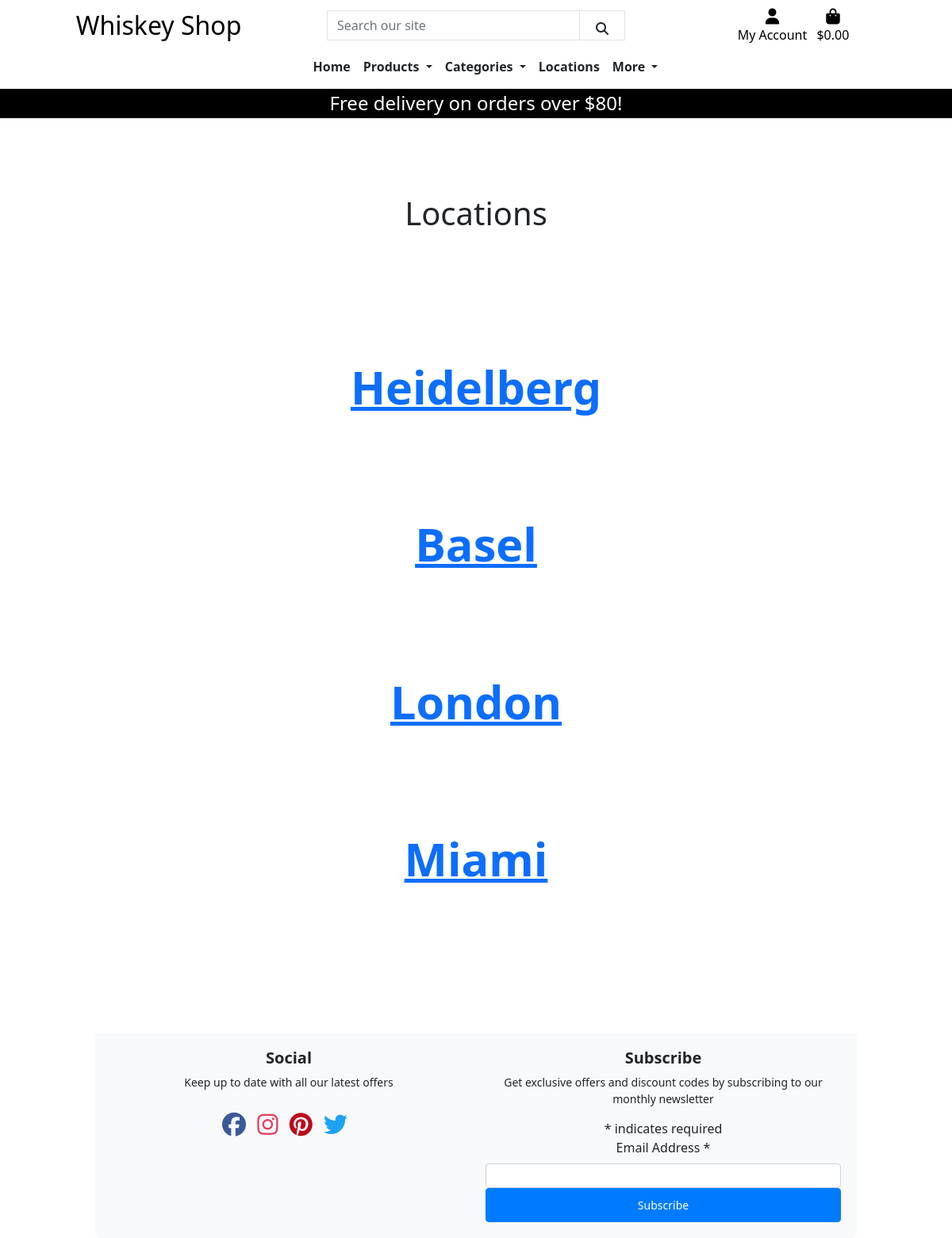
Page /locations/ on the committed database.
### location/models.py (models this page shows, shortened)
class Location(models.Model):
    name = models.CharField(max_length=256, unique=True)
    slug = models.SlugField(max_length=256, unique=True, null=True)
    email = models.EmailField(max_length=256, null=False, blank=False)
    phone_number = models.CharField(max_length=20, null=False, blank=False)
    street_address1 = models.CharField(max_length=100, null=False, blank=False)
    street_address2 = models.CharField(max_length=100, null=True, blank=True)
    town_or_city = models.CharField(max_length=40, null=False, blank=False)
    county = models.CharField(max_length=100, null=True, blank=True)
    country = models.CharField(max_length=40, null=False, blank=False)
    postcode = models.CharField(max_length=20, null=True, blank=True)
    latitude = models.DecimalField(max_digits=8, decimal_places=6)
    longitude = models.DecimalField(max_digits=8, decimal_places=6)

### location/views.py (the view)
# urls.py: path('', views.LocationList.as_view(), name='locations'),
class LocationList(generic.ListView):
    model = Location
    queryset = Location.objects.all()
    template_name = 'locations/locations.html'

### bag/contexts.py (called while the page is built, shortened)
def bag_contents(request):
    bag_items = []
    total = 0
    product_count = 0
    bag = request.session.get('bag', {})
    if total < settings.FREE_DELIVERY_THRESHOLD:
        delivery = total * Decimal(settings.STANDARD_DELIVERY_PERCENTAGE / 100)
        free_delivery_delta = settings.FREE_DELIVERY_THRESHOLD - total
    else:
        delivery = 0
        free_delivery_delta = 0
    grand_total = delivery + total
    context = {
        'bag_items': bag_items,
        'total': total,
        'product_count': product_count,
        'delivery': delivery,
        'free_delivery_delta': free_delivery_delta,
        'free_delivery_threshold': settings.FREE_DELIVERY_THRESHOLD,
        'grand_total': grand_total,
    }
    return context

### location/templates/locations/locations.html (shortened to what this page needs)
{% extends 'base.html' %}
{% load static %}
{% block content %}
<div class="container">
    <div class="row">
        <div class="col-12 text-center">
            <h1 class="page-title my-5 py-5">
                Locations
            </h1>
            <div class="location-links mb-5 pb-5">
                {% for location in location_list %}
                    <a href="{% url 'location_detail' location.slug %}" class="location-button">
                        {{ location.name }}
                    </a>
                {% endfor %}
            </div>
        </div>
    </div>
</div>
{% endblock %}

### static/css/base.css (style rules this page uses)
html, body { height: 100%; }
@media (min-width: 1200px) { .container { max-width: 80%; } }
.location-links { display: flex; flex-direction: column; justify-content: center; align-items: center; }
.location-button { font-size: 3.6rem; font-weight: 700; padding: 1.5rem 3rem; border: 1px solid var(--primary-colour); margin: 2rem 0; display: block; }

### rows in the picture
Location: name "Heidelberg"
Location: name "Basel"
Location: name "London"
Location: name "Miami"

### other values in the picture
{{ free_delivery_threshold }} "80"
